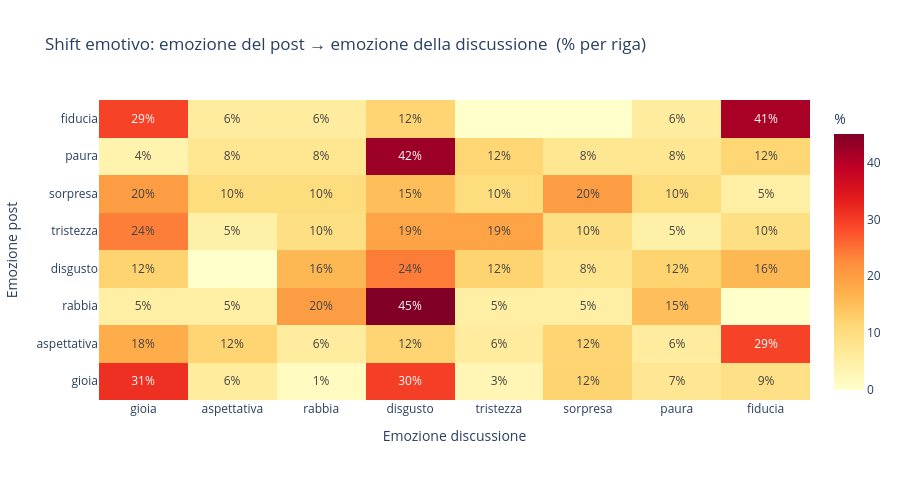

Notebook code for this chart:
### Markdown cell above
Poi costruiamo la **matrice di transizione** **post\_emotion** -> **discussion\_emotion**.

### Code cell
emos_order = [e for e in BASIC_EMOTIONS + ['neutrale']
              if e in df_shift['emo_post'].values or e in df_shift['emo_disc'].values]

counts_mat = pd.crosstab(df_shift['emo_post'], df_shift['emo_disc'])
counts_mat = counts_mat.reindex(
    index   =[e for e in emos_order if e in counts_mat.index],
    columns =[e for e in emos_order if e in counts_mat.columns],
    fill_value=0
)
pct_mat = counts_mat.div(counts_mat.sum(axis=1), axis=0) * 100  # % per riga

# Heatmap
text_mat = [[f'{v:.0f}%' if v > 0 else '' for v in row] for row in pct_mat.values]
fig = go.Figure(go.Heatmap(
    z        = pct_mat.values,
    x        = list(pct_mat.columns),
    y        = list(pct_mat.index),
    colorscale='YlOrRd',
    text     = text_mat,
    texttemplate='%{text}',
    colorbar_title='%',
))
fig.update_layout(
    title      = 'Shift emotivo: emozione del post → emozione della discussione  (% per riga)',
    xaxis_title= 'Emozione discussione',
    yaxis_title= 'Emozione post',
    height     = 480,
)
fig.show()

### Figure 1 — Plotly figure (JSON) as saved in the notebook; plotly's stock layout.template omitted (floating-point values rounded to 4 significant figures)
{"data": [{"colorbar": {"title": {"text": "%"}}, "colorscale": [[0.0, "rgb(255,255,204)"], [0.125, "rgb(255,237,160)"], [0.25, "rgb(254,217,118)"], [0.375, "rgb(254,178,76)"], [0.5, "rgb(253,141,60)"], [0.625, "rgb(252,78,42)"], [0.75, "rgb(227,26,28)"], [0.875, "rgb(189,0,38)"], [1.0, "rgb(128,0,38)"]], "text": [["31%", "6%", "1%", "30%", "3%", "12%", "7%", "9%"], ["18%", "12%", "6%", "12%", "6%", "12%", "6%", "29%"], ["5%", "5%", "20%", "45%", "5%", "5%", "15%", ""], ["12%", "", "16%", "24%", "12%", "8%", "12%", "16%"], ["24%", "5%", "10%", "19%", "19%", "10%", "5%", "10%"], ["20%", "10%", "10%", "15%", "10%", "20%", "10%", "5%"], ["4%", "8%", "8%", "42%", "12%", "8%", "8%", "12%"], ["29%", "6%", "6%", "12%", "", "", "6%", "41%"]], "texttemplate": "%{text}", "x": ["gioia", "aspettativa", "rabbia", "disgusto", "tristezza", "sorpresa", "paura", "fiducia"], "y": ["gioia", "aspettativa", "rabbia", "disgusto", "tristezza", "sorpresa", "paura", "fiducia"], "z": [[31.34, 5.97, 1.493, 29.85, 2.985, 11.94, 7.463, 8.955], [17.65, 11.76, 5.882, 11.76, 5.882, 11.76, 5.882, 29.41], [5.0, 5.0, 20.0, 45.0, 5.0, 5.0, 15.0, 0.0], [12.0, 0.0, 16.0, 24.0, 12.0, 8.0, 12.0, 16.0], [23.81, 4.762, 9.524, 19.05, 19.05, 9.524, 4.762, 9.524], [20.0, 10.0, 10.0, 15.0, 10.0, 20.0, 10.0, 5.0], [3.846, 7.692, 7.692, 42.31, 11.54, 7.692, 7.692, 11.54], [29.41, 5.882, 5.882, 11.76, 0.0, 0.0, 5.882, 41.18]], "type": "heatmap"}], "layout": {"title": {"text": "Shift emotivo: emozione del post → emozione della discussione  (% per riga)"}, "xaxis": {"title": {"text": "Emozione discussione"}}, "yaxis": {"title": {"text": "Emozione post"}}, "height": 480}}
